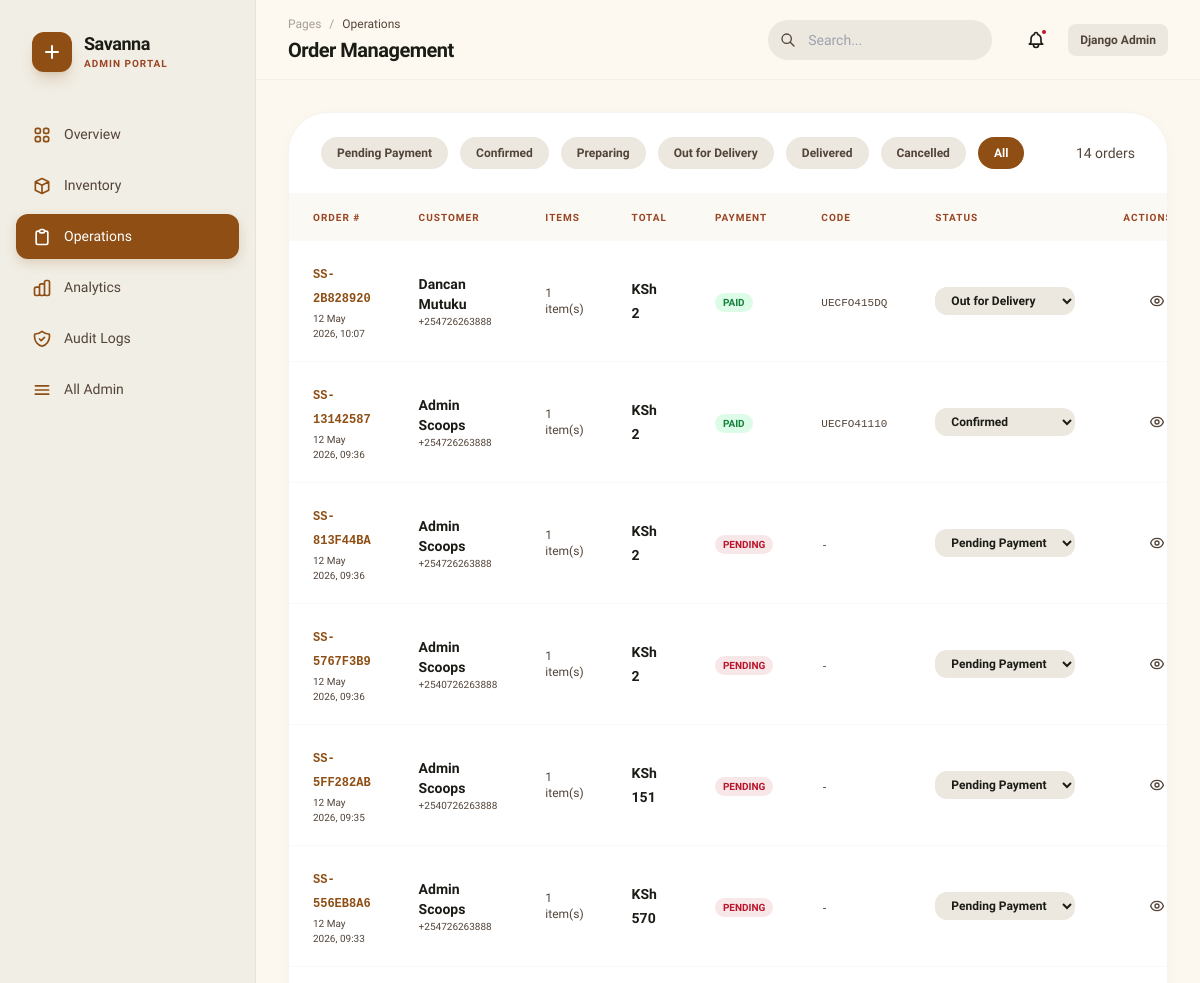
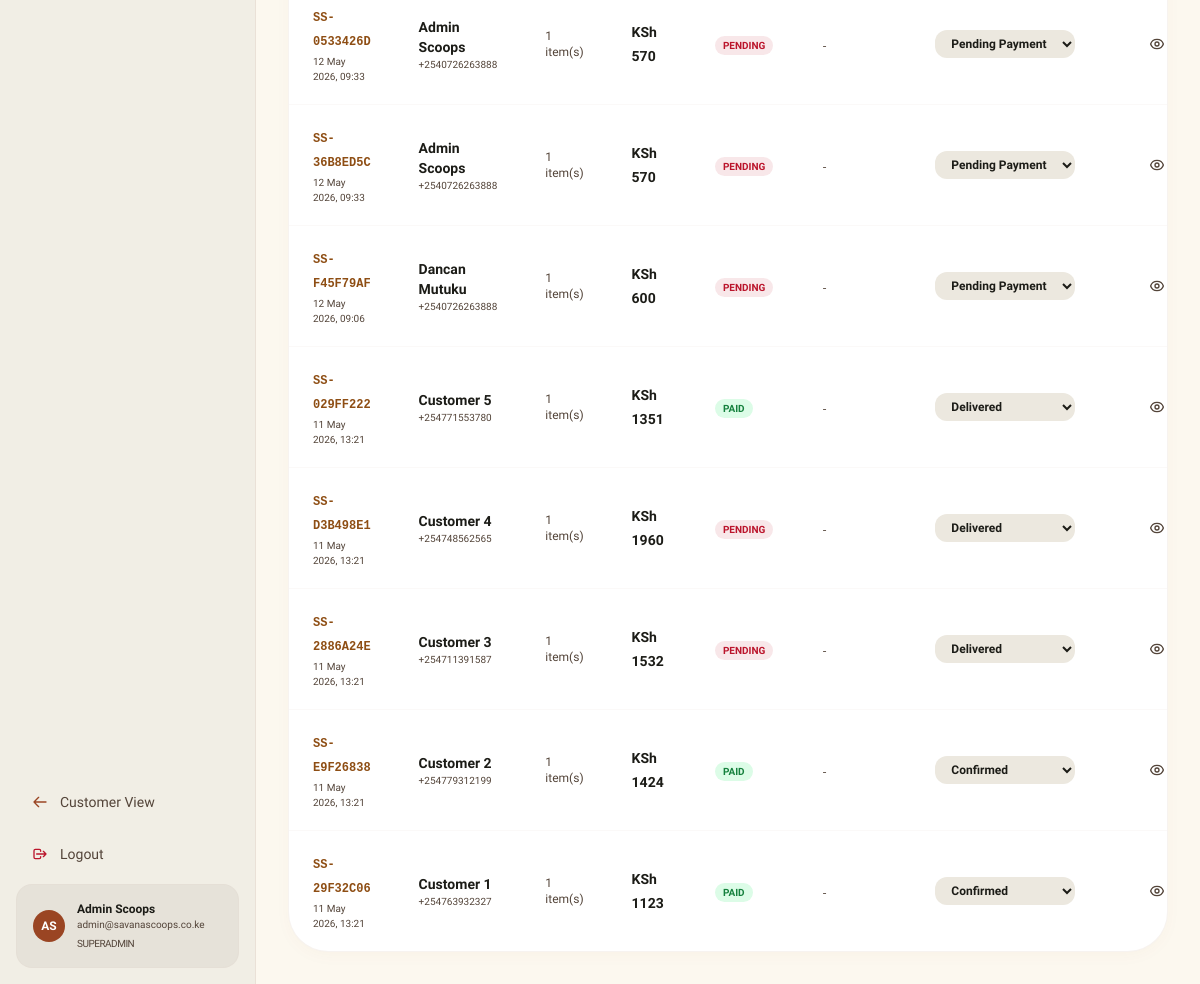
Page /admin-panel/orders/ (signed in) on the committed database (2 pictures, top to bottom).
### orders/models.py (models this page shows, shortened)
class Order(models.Model):
    STATUS_CHOICES = [
        ('pending', 'Pending Payment'),
        ('confirmed', 'Confirmed'),
        ('preparing', 'Preparing'),
        ('out_for_delivery', 'Out for Delivery'),
        ('delivered', 'Delivered'),
        ('cancelled', 'Cancelled'),
    ]
    order_number = models.CharField(max_length=20, unique=True, default=generate_order_number)
    user = models.ForeignKey(User, on_delete=models.SET_NULL, null=True, blank=True, related_name='orders')
    customer_name = models.CharField(max_length=200)
    customer_email = models.EmailField()
    customer_phone = models.CharField(max_length=20)
    delivery_address = models.TextField()
    delivery_instructions = models.TextField(blank=True)
    subtotal = models.DecimalField(max_digits=10, decimal_places=2, default=0)
    delivery_fee = models.DecimalField(max_digits=8, decimal_places=2, default=150)
    total = models.DecimalField(max_digits=10, decimal_places=2, default=0)
    status = models.CharField(max_length=30, choices=STATUS_CHOICES, default='pending')
    payment_method = models.CharField(max_length=50, default='M-Pesa')
    payment_status = models.CharField(max_length=20, default='pending')
    mpesa_receipt = models.CharField(max_length=50, blank=True)
    notes = models.TextField(blank=True)
    created_at = models.DateTimeField(auto_now_add=True)
    updated_at = models.DateTimeField(auto_now=True)
    class Meta:
        ordering = ['-created_at']

### inventory/views.py (the view)
@staff_required
def orders_admin(request):
    status_filter = request.GET.get('status', '')
    orders = Order.objects.prefetch_related('items').all()
    if status_filter:
        orders = orders.filter(status=status_filter)
    return render(request, 'admin_panel/orders.html', {
        'orders': orders,
        'status_filter': status_filter,
        'status_choices': Order.STATUS_CHOICES,
        'admin_section': 'operations',
    })

### inventory/views.py (called while the page is built)
def staff_required(view_func):
    @wraps(view_func)
    def wrapper(request, *args, **kwargs):
        if not request.user.is_authenticated:
            return redirect('/accounts/login/?next=' + request.path)
        if not request.user.is_staff:
            messages.error(request, 'Staff access is required for the admin panel.')
            return redirect('shop')
        return view_func(request, *args, **kwargs)
    return wrapper

### store/context_processors.py (called while the page is built)
def cart_count(request):
    cart = request.session.get('cart', {})
    count = sum(v['qty'] for v in cart.values())
    return {'cart_count': count}

def site_settings(request):
    settings = SiteSettings.get_settings()
    return {'site_settings': settings}

### store/models.py (called while the page is built)
    @classmethod
    def get_settings(cls):
        obj, _ = cls.objects.get_or_create(pk=1)
        return obj

### templates/admin_panel/orders.html (shortened to what this page needs)
{% extends "admin_panel/base_admin.html" %}
{% block admin_breadcrumb %}Operations{% endblock %}
{% block admin_title %}Order Management{% endblock %}
{% block admin_content %}
<div class="sculpted-card rounded-[2.5rem] overflow-hidden border border-outline-variant/20">
  <div class="px-8 py-6 flex justify-between items-center border-b border-outline-variant/10">
    <div class="flex items-center gap-3">
      {% for status, label in status_choices %}
      <a href="?status={{ status }}" class="px-4 py-2 rounded-full text-xs font-bold transition-all {% if status_filter == status %}bg-primary text-white{% else %}bg-surface-container-high text-on-surface-variant hover:bg-surface-container-highest{% endif %}">
        {{ label }}
      </a>
      {% endfor %}
      <a href="?" class="px-4 py-2 rounded-full text-xs font-bold {% if not status_filter %}bg-primary text-white{% else %}bg-surface-container-high text-on-surface-variant hover:bg-surface-container-highest{% endif %}">All</a>
    </div>
    <span class="text-sm text-on-surface-variant font-medium">{{ orders.count }} orders</span>
  </div>
  <div class="overflow-x-auto">
    <table class="w-full text-left">
      <thead>
        <tr class="bg-surface-container-low/50">
          <th class="ss-table-header">Order #</th>
          <th class="ss-table-header">Customer</th>
          <th class="ss-table-header">Items</th>
          <th class="ss-table-header">Total</th>
          <th class="ss-table-header">Payment</th>
          <th class="ss-table-header">Code</th>
          <th class="ss-table-header">Status</th>
          <th class="ss-table-header text-right">Actions</th>
        </tr>
      </thead>
      <tbody class="divide-y divide-outline-variant/10">
        {% for order in orders %}
        <tr class="hover:bg-surface-container-high/30 transition-colors">
          <td class="px-6 py-5">
            <span class="font-mono text-xs font-bold text-primary">{{ order.order_number }}</span>
            <p class="text-[10px] text-on-surface-variant mt-0.5">{{ order.created_at|date:"d M Y, H:i" }}</p>
          </td>
          <td class="px-6 py-5">
            <p class="text-sm font-bold">{{ order.customer_name }}</p>
            <p class="text-[10px] text-on-surface-variant">{{ order.customer_phone }}</p>
          </td>
          <td class="px-6 py-5">
            <p class="text-xs text-on-surface-variant">{{ order.items.count }} item(s)</p>
          </td>
          <td class="px-6 py-5">
            <span class="font-sans font-black text-sm">KSh {{ order.total|floatformat:0 }}</span>
          </td>
          <td class="px-6 py-5">
            <span class="px-2 py-1 rounded-full text-[10px] font-black uppercase {% if order.payment_status == 'paid' %}bg-green-100 text-green-700{% else %}bg-tertiary/10 text-tertiary{% endif %}">
              {{ order.payment_status }}
            </span>
          </td>
          <td class="px-6 py-5">
            <span class="font-mono text-[11px] text-on-surface-variant">{{ order.mpesa_receipt|default:"-" }}</span>
          </td>
          <td class="px-6 py-5">
            <select onchange="updateStatus({{ order.id }}, this.value)"
                    class="bg-surface-container-high border-none rounded-xl py-1.5 px-3 text-xs font-bold outline-none focus:ring-2 focus:ring-primary/20">
              {% for val, label in order.STATUS_CHOICES %}
              <option value="{{ val }}" {% if order.status == val %}selected{% endif %}>{{ label }}</option>
              {% endfor %}
            </select>
          </td>
          <td class="px-6 py-5 text-right">
            <a href="{% url 'admin_invoice' order.id %}" class="p-2 hover:bg-surface-container-highest rounded-xl inline-flex text-on-surface-variant" title="Invoice">
            </a>
          </td>
        </tr>
        {% empty %}
        <tr><td colspan="7" class="px-6 py-16 text-center text-on-surface-variant">No orders found.</td></tr>
        {% endfor %}
      </tbody>
    </table>
  </div>
</div>
{% endblock %}

### templates/partials/admin_sidebar.html (shortened to what this page needs)
{% load static %}
<div class="w-64 h-full bg-surface-container border-r border-outline-variant/30 flex flex-col flex-shrink-0">
  <div class="p-8 flex items-center gap-3">
    <div class="w-10 h-10 bg-primary rounded-xl flex items-center justify-center shadow-lg shadow-primary/20">
      <svg xmlns="http://www.w3.org/2000/svg" class="w-6 h-6 text-white" fill="none" viewBox="0 0 24 24" stroke="currentColor"><path stroke-linecap="round" stroke-linejoin="round" stroke-width="2" d="M12 6v6m0 0v6m0-6h6m-6 0H6"/></svg>
    </div>
    <div>
      <h1 class="font-sans font-bold text-lg leading-tight tracking-tight">Savanna</h1>
      <p class="text-[10px] uppercase tracking-widest text-secondary font-bold">Admin Portal</p>
    </div>
  </div>
  <nav class="flex-1 px-4 space-y-1.5 mt-2">
    {% with items=nav_items %}
    <a href="{% url 'admin_dashboard' %}" class="sidebar-link {% if admin_section == 'dashboard' %}active{% endif %}">
      <span>Overview</span>
    </a>
    <a href="{% url 'admin_inventory' %}" class="sidebar-link {% if admin_section == 'inventory' %}active{% endif %}">
      <svg xmlns="http://www.w3.org/2000/svg" class="w-5 h-5" fill="none" viewBox="0 0 24 24" stroke="currentColor"><path stroke-linecap="round" stroke-linejoin="round" stroke-width="2" d="M20 7l-8-4-8 4m16 0l-8 4m8-4v10l-8 4m0-10L4 7m8 4v10M4 7v10l8 4"/></svg>
      <span>Inventory</span>
    </a>
    <a href="{% url 'admin_orders' %}" class="sidebar-link {% if admin_section == 'operations' %}active{% endif %}">
      <svg xmlns="http://www.w3.org/2000/svg" class="w-5 h-5" fill="none" viewBox="0 0 24 24" stroke="currentColor"><path stroke-linecap="round" stroke-linejoin="round" stroke-width="2" d="M9 5H7a2 2 0 00-2 2v12a2 2 0 002 2h10a2 2 0 002-2V7a2 2 0 00-2-2h-2M9 5a2 2 0 002 2h2a2 2 0 002-2M9 5a2 2 0 012-2h2a2 2 0 012 2"/></svg>
      <span>Operations</span>
    </a>
    <a href="{% url 'admin_analytics' %}" class="sidebar-link {% if admin_section == 'analytics' %}active{% endif %}">
      <span>Analytics</span>
    </a>
    <a href="{% url 'admin_audit' %}" class="sidebar-link {% if admin_section == 'audit' %}active{% endif %}">
      <span>Audit Logs</span>
    </a>
    <a href="{% url 'admin_models' %}" class="sidebar-link {% if admin_section == 'system' %}active{% endif %}">
      <svg xmlns="http://www.w3.org/2000/svg" class="w-5 h-5" fill="none" viewBox="0 0 24 24" stroke="currentColor"><path stroke-linecap="round" stroke-linejoin="round" stroke-width="2" d="M4 7h16M4 12h16M4 17h16"/></svg>
      <span>All Admin</span>
    </a>
    {% endwith %}
  </nav>
  <div class="p-4 mt-auto space-y-2">
    <a href="{% url 'shop' %}" class="w-full flex items-center gap-3 px-4 py-3 rounded-xl text-on-surface-variant hover:bg-surface-container-high transition-colors text-sm font-medium">
      <svg xmlns="http://www.w3.org/2000/svg" class="w-4 h-4 text-secondary" fill="none" viewBox="0 0 24 24" stroke="currentColor"><path stroke-linecap="round" stroke-linejoin="round" stroke-width="2" d="M10 19l-7-7m0 0l7-7m-7 7h18"/></svg>
      Customer View
    </a>
    <a href="{% url 'account_logout' %}" class="w-full flex items-center gap-3 px-4 py-3 rounded-xl text-on-surface-variant hover:bg-surface-container-high transition-colors text-sm font-medium">
      <svg xmlns="http://www.w3.org/2000/svg" class="w-4 h-4 text-tertiary" fill="none" viewBox="0 0 24 24" stroke="currentColor"><path stroke-linecap="round" stroke-linejoin="round" stroke-width="2" d="M17 16l4-4m0 0l-4-4m4 4H7m6 4v1a2 2 0 01-2 2H5a2 2 0 01-2-2V7a2 2 0 012-2h6a2 2 0 012 2v1"/></svg>
      Logout
    </a>
    <div class="p-4 bg-surface-container-highest rounded-2xl flex items-center gap-3 border border-outline-variant/10">
      <div class="w-8 h-8 rounded-full bg-secondary text-white flex items-center justify-center text-xs font-bold">
        {{ request.user.first_name|first|upper }}{{ request.user.last_name|first|upper }}
      </div>
      <div class="overflow-hidden">
        <p class="text-xs font-bold truncate">{{ request.user.get_full_name|default:request.user.username }}</p>
        <p class="text-[10px] text-on-surface-variant truncate">{{ request.user.email|default:"No email address" }}</p>
        <p class="text-[10px] text-on-surface-variant uppercase tracking-tighter mt-1">{% if request.user.is_superuser %}Superadmin{% else %}Staff{% endif %}</p>
      </div>
    </div>
  </div>
</div>

### templates/base.html (style rules this page uses)
body { font-family: 'Be Vietnam Pro', sans-serif; background: #fdf9f0; color: #1c1c17; }
.font-sans { font-family: 'Plus Jakarta Sans', sans-serif; }
.sculpted-card { background: #ffffff; border: 1px solid rgba(216,194,181,0.3); box-shadow: 0 4px 20px -5px rgba(154,69,35,0.05); transition: all 0.3s ease; }
.ss-table-header { padding: 16px 24px; font-size: 10px; font-weight: 700; text-transform: uppercase; letter-spacing: 0.1em; color: #9a4523; text-align: left; }

### templates/partials/admin_sidebar.html (style rules this page uses)
.sidebar-link { width: 100%; display: flex; align-items: center; gap: 12px; padding: 12px 16px; border-radius: 12px; transition: all 0.2s ease; color: #534439; font-size: 14px; font-weight: 500; }
.sidebar-link.active { background: #8e4e14; color: white; box-shadow: 0 4px 12px rgba(142,78,20,0.2); }
.sidebar-link.active svg { color: white; }
.sidebar-link svg { color: #8e4e14; flex-shrink: 0; }

### rows in the picture
Order: order_number "SS-2B828920", created_at "12 May 2026, 10:07", customer_name "Dancan Mutuku", customer_phone "+254726263888", items.count "1", total "2", payment_status "PAID", mpesa_receipt "UECFO415DQ", status+id "Out for Delivery"
Order: order_number "SS-13142587", created_at "12 May 2026, 09:36", customer_name "Admin Scoops", customer_phone "+254726263888", items.count "1", total "2", payment_status "PAID", mpesa_receipt "UECFO41110", status+id "Confirmed"
Order: order_number "SS-813F44BA", created_at "12 May 2026, 09:36", customer_name "Admin Scoops", customer_phone "+254726263888", items.count "1", total "2", payment_status "PENDING", mpesa_receipt "-", status+id "Pending Payment"
Order: order_number "SS-5767F3B9", created_at "12 May 2026, 09:36", customer_name "Admin Scoops", customer_phone "+2540726263888", items.count "1", total "2", payment_status "PENDING", mpesa_receipt "-", status+id "Pending Payment"
Order: order_number "SS-5FF282AB", created_at "12 May 2026, 09:35", customer_name "Admin Scoops", customer_phone "+2540726263888", items.count "1", total "151", payment_status "PENDING", mpesa_receipt "-", status+id "Pending Payment"
Order: order_number "SS-556EB8A6", created_at "12 May 2026, 09:33", customer_name "Admin Scoops", customer_phone "+254726263888", items.count "1", total "570", payment_status "PENDING", mpesa_receipt "-", status+id "Pending Payment"
Order: order_number "SS-0533426D", created_at "12 May 2026, 09:33", customer_name "Admin Scoops", customer_phone "+2540726263888", items.count "1", total "570", payment_status "PENDING", mpesa_receipt "-", status+id "Pending Payment"
Order: order_number "SS-36B8ED5C", created_at "12 May 2026, 09:33", customer_name "Admin Scoops", customer_phone "+2540726263888", items.count "1", total "570", payment_status "PENDING", mpesa_receipt "-", status+id "Pending Payment"
Order: order_number "SS-F45F79AF", created_at "12 May 2026, 09:06", customer_name "Dancan Mutuku", customer_phone "+2540726263888", items.count "1", total "600", payment_status "PENDING", mpesa_receipt "-", status+id "Pending Payment"
Order: order_number "SS-029FF222", created_at "11 May 2026, 13:21", customer_name "Customer 5", customer_phone "+254771553780", items.count "1", total "1351", payment_status "PAID", mpesa_receipt "-", status+id "Delivered"
Order: order_number "SS-D3B498E1", created_at "11 May 2026, 13:21", customer_name "Customer 4", customer_phone "+254748562565", items.count "1", total "1960", payment_status "PENDING", mpesa_receipt "-", status+id "Delivered"
Order: order_number "SS-2886A24E", created_at "11 May 2026, 13:21", customer_name "Customer 3", customer_phone "+254711391587", items.count "1", total "1532", payment_status "PENDING", mpesa_receipt "-", status+id "Delivered"
Order: order_number "SS-E9F26838", created_at "11 May 2026, 13:21", customer_name "Customer 2", customer_phone "+254779312199", items.count "1", total "1424", payment_status "PAID", mpesa_receipt "-", status+id "Confirmed"
Order: order_number "SS-29F32C06", created_at "11 May 2026, 13:21", customer_name "Customer 1", customer_phone "+254763932327", items.count "1", total "1123", payment_status "PAID", mpesa_receipt "-", status+id "Confirmed"

### other values in the picture
{{ request.user.first_name|first|upper }} "A"
{{ request.user.last_name|first|upper }} "S"
{{ request.user.get_full_name|default:request.user.username }} "Admin Scoops"
{{ request.user.email|default:"No email address" }} "admin@savanascoops.co.ke"
{{ label }} "Pending Payment" "Confirmed" "Preparing" "Out for Delivery" "Delivered" "Cancelled"
{{ orders.count }} "14"
